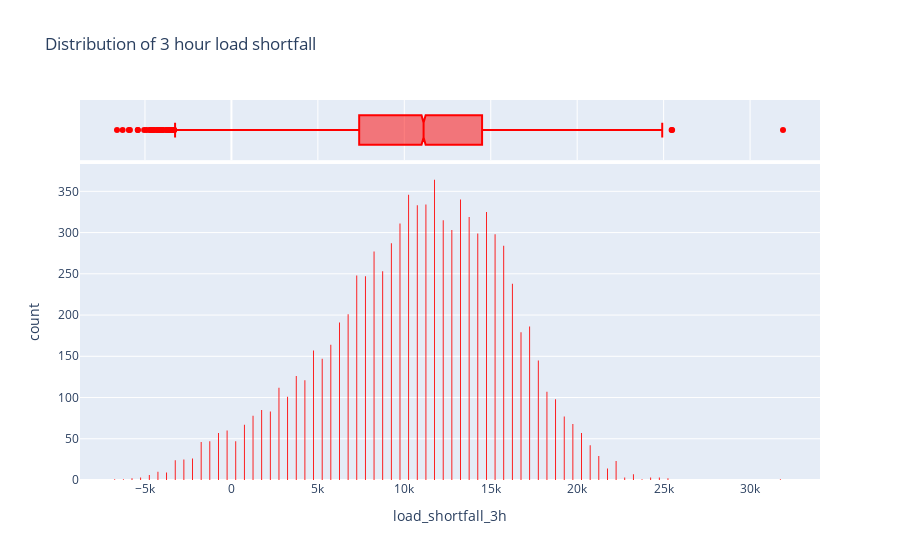

Write notebook code for a chart like this one.
### Code cell
import plotly.express as px
fig = px.histogram(df_train, 
                   x=df_train['load_shortfall_3h'], 
                   marginal='box', 
                   color_discrete_sequence=['red'], 
                   title='Distribution of 3 hour load shortfall ')
fig.update_layout(bargap=0.90)
fig.show()

### Figure 1 — Plotly figure (JSON) as saved in the notebook; plotly's stock layout.template omitted (floating-point values rounded to 4 significant figures; data arrays with more than 128 entries replaced by an {"elided": "..."} marker saying what was removed)
{"data": [{"alignmentgroup": "True", "bingroup": "x", "hovertemplate": "load_shortfall_3h=%{x}<br>count=%{y}<extra></extra>", "legendgroup": "", "marker": {"color": "red", "pattern": {"shape": ""}}, "name": "", "offsetgroup": "", "orientation": "v", "showlegend": false, "type": "histogram", "x": {"elided": "8763 float values"}, "xaxis": "x", "yaxis": "y"}, {"alignmentgroup": "True", "hovertemplate": "load_shortfall_3h=%{x}<extra></extra>", "legendgroup": "", "marker": {"color": "red"}, "name": "", "notched": true, "offsetgroup": "", "showlegend": false, "type": "box", "x": {"elided": "8763 float values"}, "xaxis": "x2", "yaxis": "y2"}], "layout": {"bargap": 0.9, "barmode": "relative", "legend": {"tracegroupgap": 0}, "title": {"text": "Distribution of 3 hour load shortfall "}, "xaxis": {"anchor": "y", "domain": [0, 1], "title": {"text": "load_shortfall_3h"}}, "xaxis2": {"anchor": "y2", "domain": [0, 1], "matches": "x", "showgrid": true, "showticklabels": false}, "yaxis": {"anchor": "x", "domain": [0, 0.8316], "title": {"text": "count"}}, "yaxis2": {"anchor": "x2", "domain": [0.8416, 1], "matches": "y2", "showgrid": false, "showline": false, "showticklabels": false, "ticks": ""}}}
